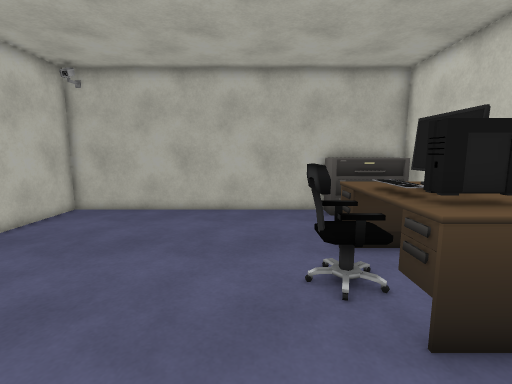
view 1 (above)

16 first-person views from a walk through a scene from a Unity 3-D project. The camera is 1.41 m above the floor, tilts 8° down and sees 85° across. The floor is counted in squares, 0.45 m on a side. Each view is taken from the middle of a square. On the plan, view 1 faces up. The plan holds only what a view shows up to about 20 squares ahead; the rest is blank. The player character is not drawn. Door leaves are left out, so doorways stand open. Some surface patterns are stand-ins.

view 2
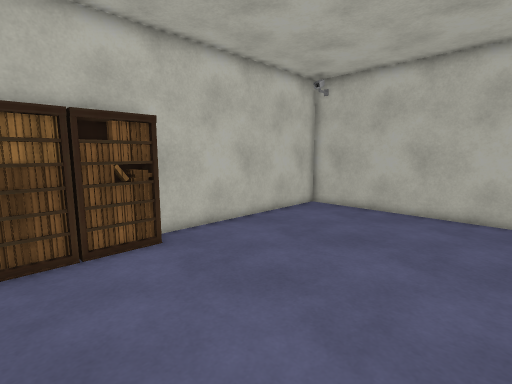

view 3
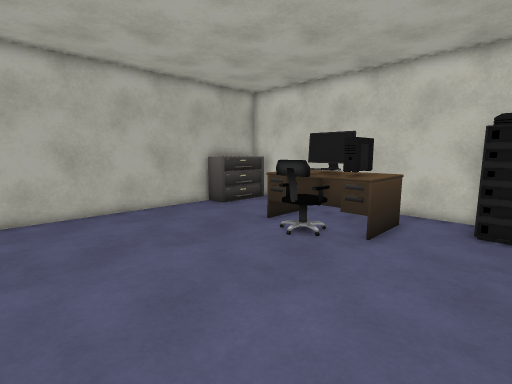

view 4
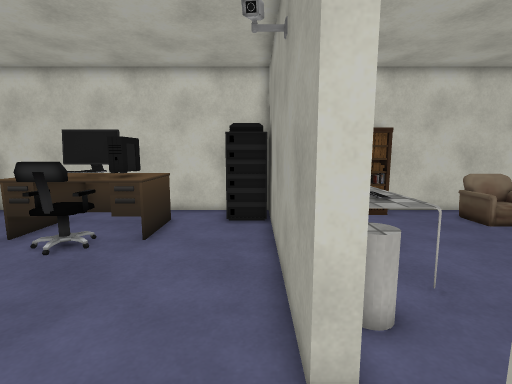

view 5
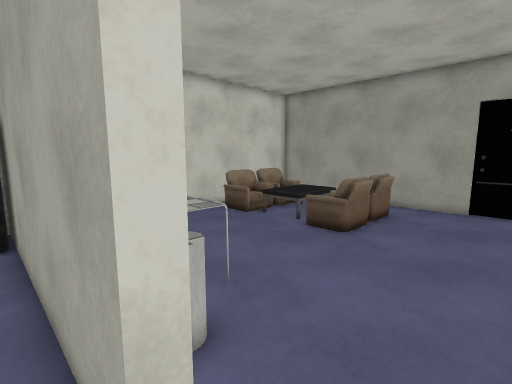

view 6
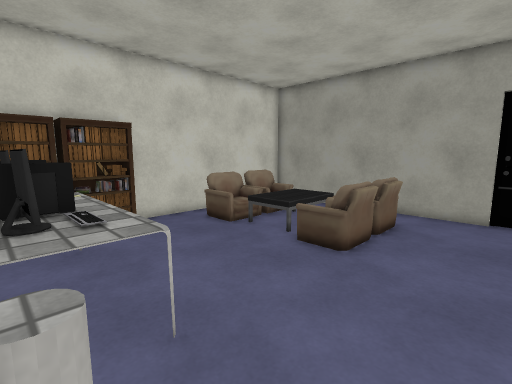

view 7
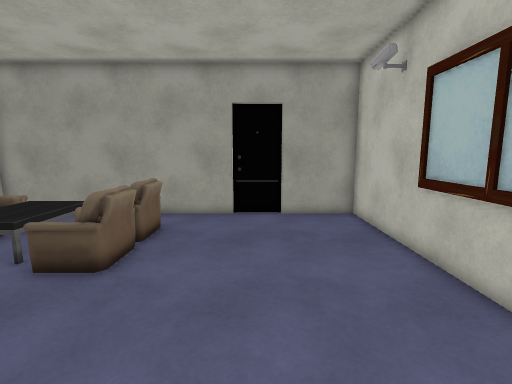

view 8
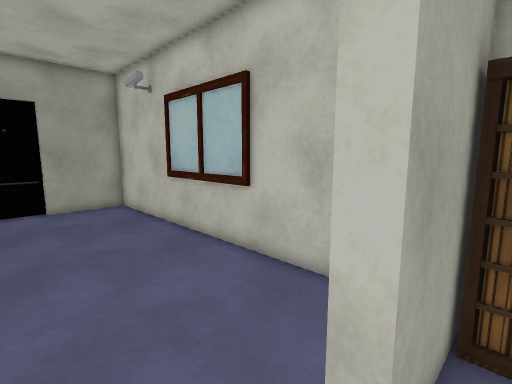

view 9
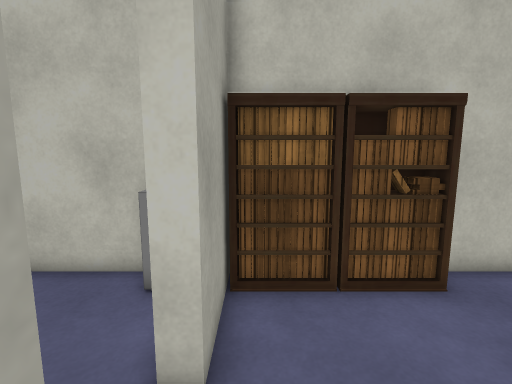

view 10
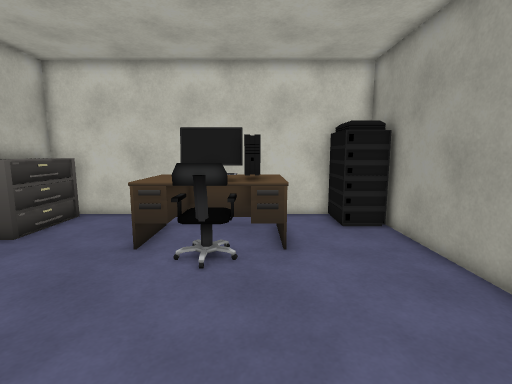

view 11
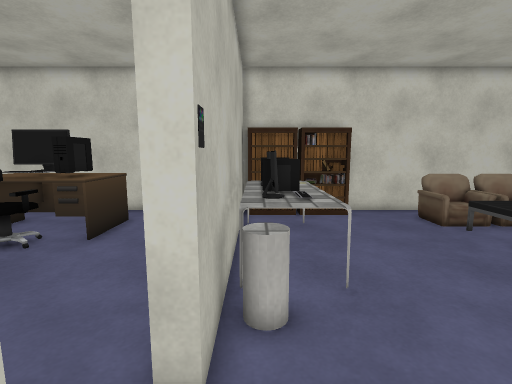

view 12
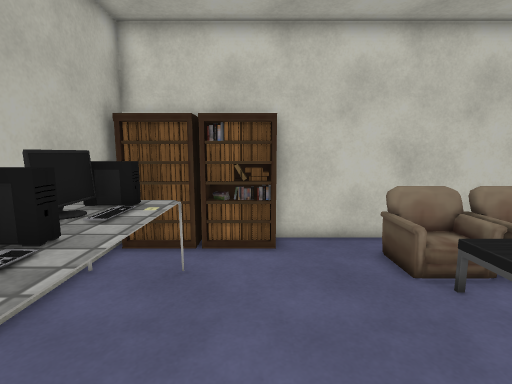

view 13
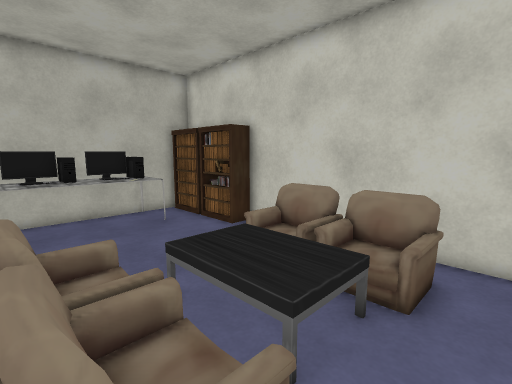

view 14
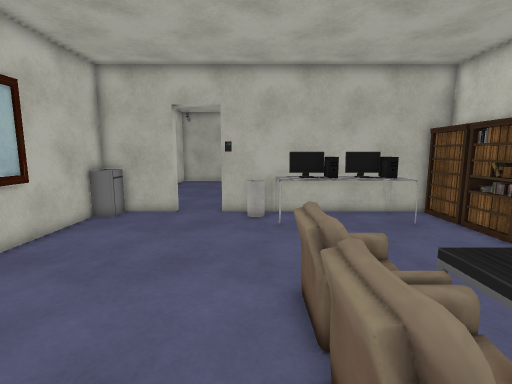

view 15
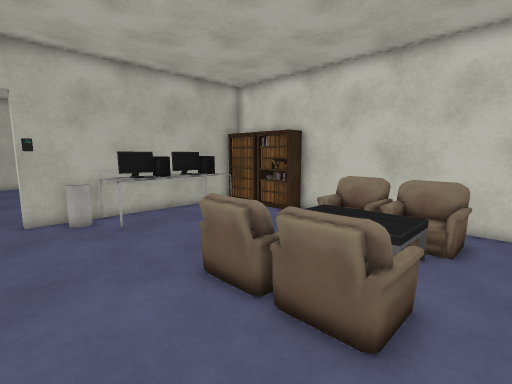

view 16
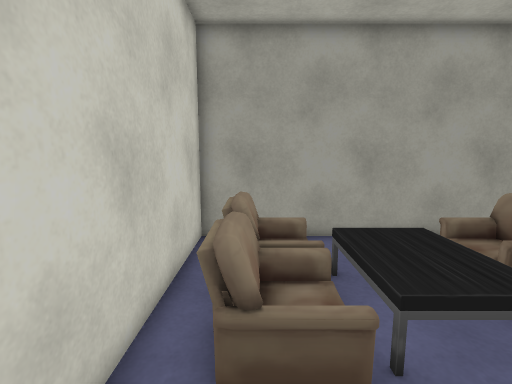

### Floor plan
Points are (right, up) in squares from view 1. A wall is a line through its corners. A room is listed if a view was taken in it or the views show most of it. See-through windows are left out.
Room 1 (views 1, 2, 3, 4, 5, 8, 9, 10)
walls: (-3.8, -0.7) (8.1, -0.7); (3.5, 15.2) (-10.1, 15.2) (-10.1, 4.8); (8.1, 1.2) (8.1, 15.2); (-10.1, -0.7) (-6.3, -0.7)
ways out: open door at (-5, -1) to room 2
objects: bookshelf (-10, 0) to (-9, 1); bookshelf (-10, 2) to (-9, 4); other object (1, 6) to (2, 7); desk (3, 4) to (6, 9); computer (3, 5) to (5, 5); keyboard (3, 6) to (4, 7); monitor (4, 6) to (5, 8); other object (4, 14) to (5, 15); other object (5, 14) to (6, 15); server (6, 0) to (7, 1); other object (7, 14) to (7, 15)
Room 2 (views 6, 7, 11, 12, 13, 14, 15, 16)
walls: (-3.9, -17.3) (8.1, -17.3) (8.1, -6.5); (-6.3, -1.3) (-10.1, -1.3) (-10.1, -17.3) (-6.2, -17.3); (-6.4, -17.5) (-3.9, -17.5); (8.1, -1.3) (-3.8, -1.3)
ways out: open door at (-5, -1) to room 1
objects: other object (-10, -3) to (-9, -2); cylinder (-2, -3) to (-2, -2); chair (-1, -15) to (1, -13); chair (-1, -12) to (1, -10); table (-1, -4) to (5, -2); keyboard (0, -3) to (1, -3); monitor (0, -2) to (1, -2); chair (1, -12); computer (2, -3) to (2, -2); keyboard (3, -3) to (4, -3); monitor (3, -2); computer (4, -2); chair (5, -15) to (7, -13); chair (5, -12) to (7, -10); bookshelf (7, -7) to (7, -5); bookshelf (7, -4) to (7, -2)

Positions as (right, up) in squares from view 1, and headings:
1: (0, 0), facing up
2: (0, 0), facing up-left
3: (-7, 0), facing up-right
4: (-7, 0), facing right
5: (-6, 0), facing down-right
6: (-5, -2), facing down-right
7: (-5, -3), facing down
8: (-4, 0), facing down-left
9: (-3, 0), facing left
10: (-6, 5), facing right
11: (-7, -2), facing right
12: (-2, -6), facing right
13: (-1, -16), facing up-right
14: (-2, -16), facing up
15: (-5, -16), facing up-right
16: (6, -7), facing down
